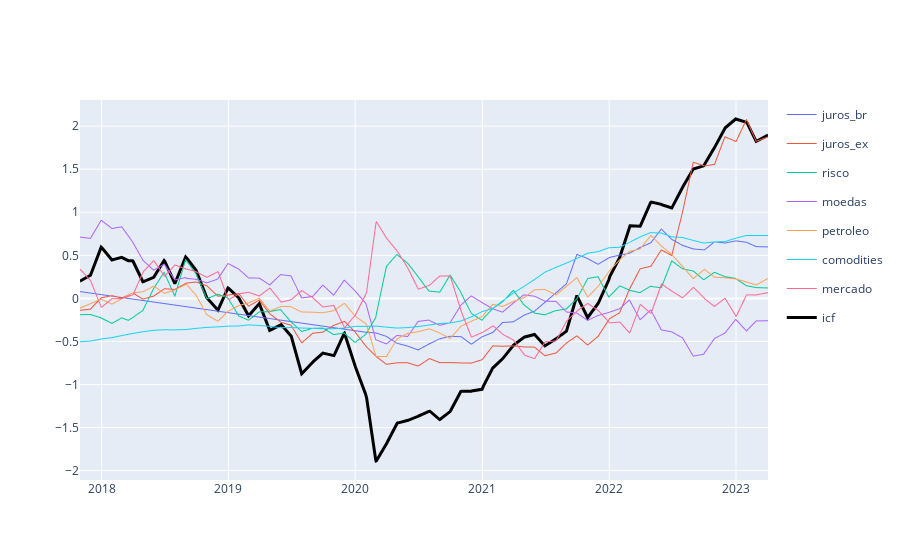

The code cell stored with this chart in its notebook:
### Code cell
# standardization
# scaler = StandardScaler()
scaler = MinMaxScaler()
data_standardized = pd.DataFrame(
    scaler.fit_transform(icf_rawdata_imputed),
    columns = icf_rawdata_imputed.columns
)    

# PCA extraction
pca = PCA(n_components=1)
groups = defaultdict(list)
weights = defaultdict(list)
for column, group in GROUPS:
    groups[group].append(column)

columns = [
    'juros_br',
    'juros_ex',
    'risco',
    'moedas',
    'petroleo',
    'comodities',
    'mercado',
]
components = pd.DataFrame([])
for group, column in zip(groups, columns):
    pca.fit(data_standardized[groups[group]])
    data_components = pca.transform(data_standardized[groups[group]])
    components = pd.concat(
        [
            components,
            pd.DataFrame(data_components, columns=[column,])
        ],
        axis=1
    )

# apply weights
weights = np.array([w[1] for w in WEIGHTS])
icf = components*weights[None, :]
icf = icf.T.sum()/weights.sum()

# standardization
# scaler = MinMaxScaler()
scaler = StandardScaler()
icf_standardized = scaler.fit_transform(icf.to_numpy().reshape(-1, 1))
icf_standardized = pd.DataFrame(icf_standardized, columns=('icf',), index=icf_rawdata_imputed.index)

# plots
fig = go.Figure()

components_plot = px.line(components, x=icf_standardized.index, y=components.columns)
icf_plot = px.line(
    icf_standardized,
    x=icf_standardized.index,
    y=icf_standardized.columns,
    width=6000,
)

for trace in components_plot.data:
    fig.add_trace(trace)
fig.add_trace(icf_plot.data[0])

fig.update_traces({'line': {'width':1}})
fig.update_traces({'line': {'width':3, 'color': 'black'}}, selector={'legendgroup': 'icf'})

fig.show()

### Figure 1 — Plotly figure (JSON) as saved in the notebook; plotly's stock layout.template omitted (floating-point values rounded to 4 significant figures; data arrays with more than 128 entries replaced by an {"elided": "..."} marker saying what was removed)
{"data": [{"hovertemplate": "variable=juros_br<br>x=%{x}<br>value=%{y}<extra></extra>", "legendgroup": "juros_br", "line": {"color": "#636efa", "dash": "solid", "width": 1}, "marker": {"symbol": "circle"}, "mode": "lines", "name": "juros_br", "showlegend": true, "type": "scattergl", "x": {"elided": "159 str values"}, "xaxis": "x", "y": {"elided": "159 float values"}, "yaxis": "y"}, {"hovertemplate": "variable=juros_ex<br>x=%{x}<br>value=%{y}<extra></extra>", "legendgroup": "juros_ex", "line": {"color": "#EF553B", "dash": "solid", "width": 1}, "marker": {"symbol": "circle"}, "mode": "lines", "name": "juros_ex", "showlegend": true, "type": "scattergl", "x": {"elided": "159 str values"}, "xaxis": "x", "y": {"elided": "159 float values"}, "yaxis": "y"}, {"hovertemplate": "variable=risco<br>x=%{x}<br>value=%{y}<extra></extra>", "legendgroup": "risco", "line": {"color": "#00cc96", "dash": "solid", "width": 1}, "marker": {"symbol": "circle"}, "mode": "lines", "name": "risco", "showlegend": true, "type": "scattergl", "x": {"elided": "159 str values"}, "xaxis": "x", "y": {"elided": "159 float values"}, "yaxis": "y"}, {"hovertemplate": "variable=moedas<br>x=%{x}<br>value=%{y}<extra></extra>", "legendgroup": "moedas", "line": {"color": "#ab63fa", "dash": "solid", "width": 1}, "marker": {"symbol": "circle"}, "mode": "lines", "name": "moedas", "showlegend": true, "type": "scattergl", "x": {"elided": "159 str values"}, "xaxis": "x", "y": {"elided": "159 float values"}, "yaxis": "y"}, {"hovertemplate": "variable=petroleo<br>x=%{x}<br>value=%{y}<extra></extra>", "legendgroup": "petroleo", "line": {"color": "#FFA15A", "dash": "solid", "width": 1}, "marker": {"symbol": "circle"}, "mode": "lines", "name": "petroleo", "showlegend": true, "type": "scattergl", "x": {"elided": "159 str values"}, "xaxis": "x", "y": {"elided": "159 float values"}, "yaxis": "y"}, {"hovertemplate": "variable=comodities<br>x=%{x}<br>value=%{y}<extra></extra>", "legendgroup": "comodities", "line": {"color": "#19d3f3", "dash": "solid", "width": 1}, "marker": {"symbol": "circle"}, "mode": "lines", "name": "comodities", "showlegend": true, "type": "scattergl", "x": {"elided": "159 str values"}, "xaxis": "x", "y": {"elided": "159 float values"}, "yaxis": "y"}, {"hovertemplate": "variable=mercado<br>x=%{x}<br>value=%{y}<extra></extra>", "legendgroup": "mercado", "line": {"color": "#FF6692", "dash": "solid", "width": 1}, "marker": {"symbol": "circle"}, "mode": "lines", "name": "mercado", "showlegend": true, "type": "scattergl", "x": {"elided": "159 str values"}, "xaxis": "x", "y": {"elided": "159 float values"}, "yaxis": "y"}, {"hovertemplate": "variable=icf<br>datetime=%{x}<br>value=%{y}<extra></extra>", "legendgroup": "icf", "line": {"color": "black", "dash": "solid", "width": 3}, "marker": {"symbol": "circle"}, "mode": "lines", "name": "icf", "orientation": "v", "showlegend": true, "type": "scatter", "x": {"elided": "159 str values"}, "xaxis": "x", "y": {"elided": "159 float values"}, "yaxis": "y"}], "layout": {}}
